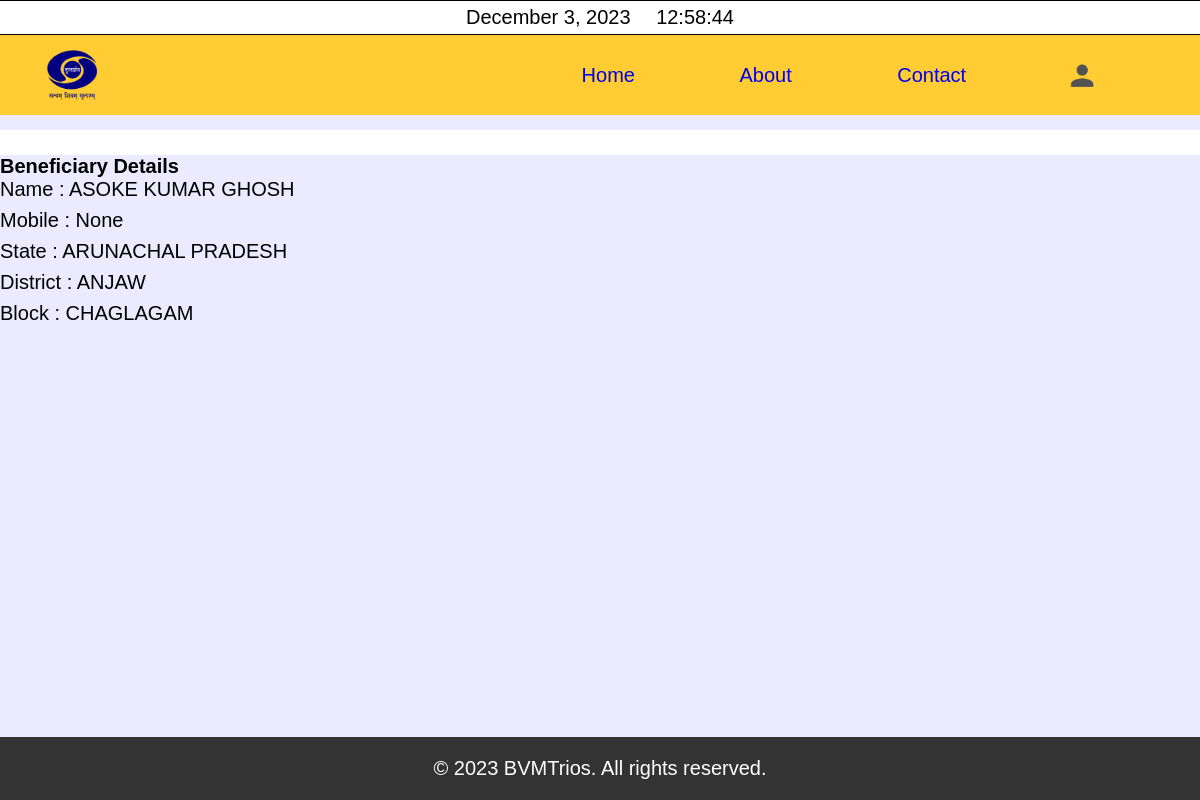
The page /about_bes/2924/ on the database its author committed.
### ddApp/models.py (models this page shows, shortened)
class BeneficiaryModel(models.Model):
    name = models.CharField(max_length=64,null=True, blank=True)
    gender_choices = (('Male','Male'), ('Female', 'Female'), ('Others', 'Others'))
    gender = models.CharField(max_length=8, choices=gender_choices, blank=True)
    father_name_spouse_name = models.CharField(max_length=64,null=True, blank=True)
    house_bldg_apt = models.CharField(max_length=32,null=True, blank=True)
    street_road_lane = models.CharField(max_length=64,null=True, blank=True)
    landmark = models.CharField(max_length=68,null=True, blank=True)
    area_locality_sector = models.CharField(max_length=64,null=True, blank=True)
    village_town_city = models.CharField(max_length=64,null=True, blank=True)
    block = models.CharField(max_length=64, null=True, blank=True)
    district = models.CharField(max_length=32,null=True, blank=True)
    post_office = models.CharField(max_length=64,null=True, blank=True)
    state = models.CharField(max_length=32,null=True, blank=True)
    pincode = models.CharField(max_length=6, validators=[
        RegexValidator(r'^\d{6}$', 'Enter a valid 6-digit PIN code.')
    ], null=True, blank=True)
    identity_proof = models.CharField(max_length=32, blank=True, null=True)
    type_beneficiary = models.CharField(max_length=16,null=True, blank=True)
    mobile = PhoneNumberField(region='IN', null=True, blank=True)

### ddApp/views.py (the view)
# urls.py: path('about_bes/<str:bes_id>/', views.aboutBesView, name='about_bes'),
def aboutBesView(request, bes_id):
    bes = BeneficiaryModel.objects.get(id= bes_id)
    return render(request, 'about_user.html', {'bes': bes})

### ddApp/templates/about_user.html (shortened to what this page needs)
{% extends 'top.html' %}
{% load static %}
{% block content %}
{% load static %}
{% if bes %}
<h5>Beneficiary Details</h5>
<ul>
    <li>Name : {{ bes.name }}</li>
    <li>Mobile : {{ bes.mobile }}</li>
    <li>State : {{ bes.state }}</li>
    <li>District : {{ bes.district }}</li>
    <li>Block : {{ bes.block }}</li>
</ul>
{% endif %}
{% endblock %}

### static/css/style.css (style rules this page uses)
* { margin: 0; padding: 0; font-family: 'Poppins', sans-serif; box-sizing: border-box; font-size: 20px; }
li { margin-bottom: 1vh; }
body { font-family: Arial, sans-serif; background-color: #eceaff; margin: 0; padding: 0; }

### rows shown on the page
BeneficiaryModel: name "ASOKE KUMAR GHOSH", mobile "None", state "ARUNACHAL PRADESH", district "ANJAW", block "CHAGLAGAM"
